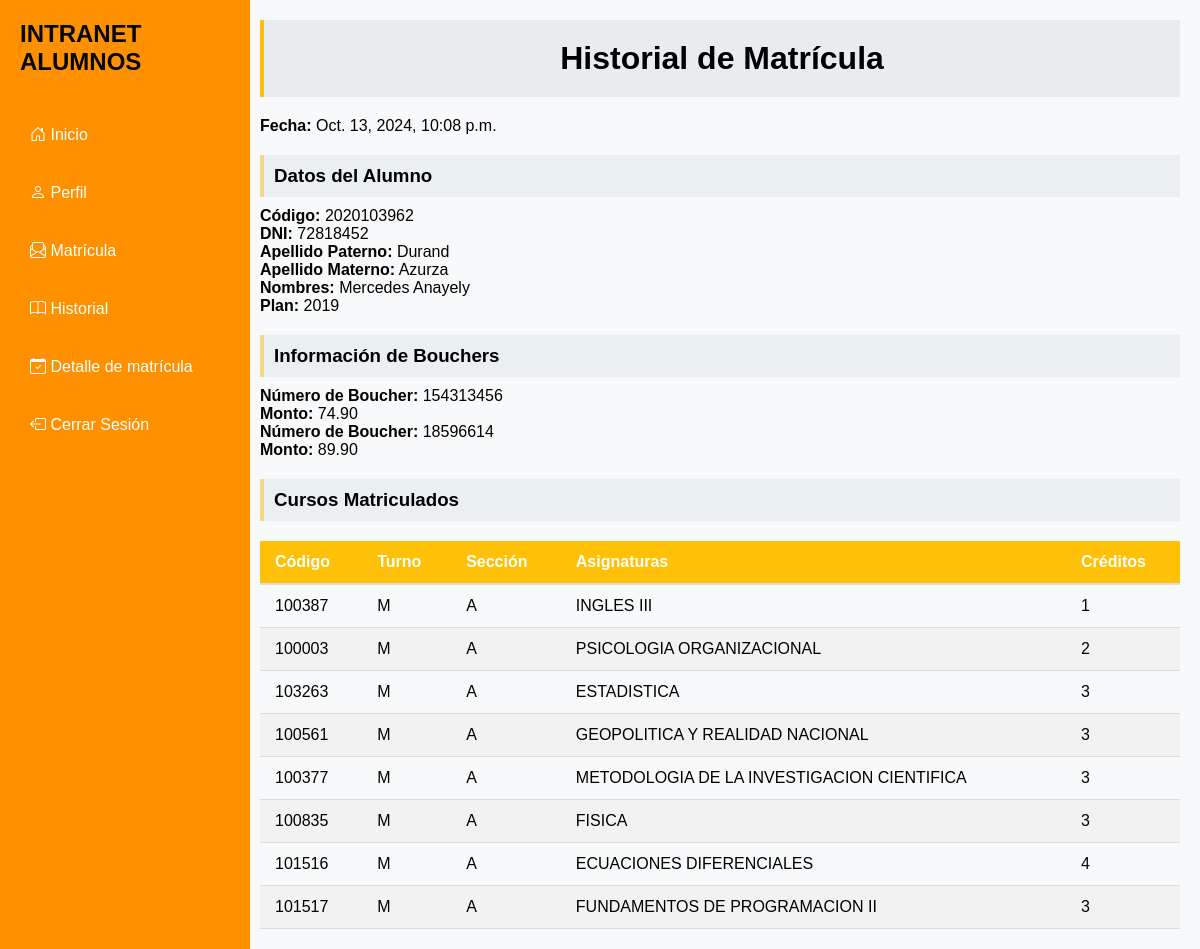
/historial/ (signed in), run on the app's committed database.
### App/models.py (models this page shows, shortened)
class Matricula(models.Model):
    id_matricula = models.AutoField(primary_key=True)
    alumno = models.ForeignKey(Alumno, on_delete=models.CASCADE)
    cursos = models.ManyToManyField(Curso)
    boucher = models.ManyToManyField(Boucher)
    plan = models.ForeignKey(Plan, on_delete=models.CASCADE)
    fecha_matricula = models.DateTimeField(default=timezone.now)
    estado = models.CharField(max_length=20, default='pendiente')
    mensaje_rechazo = models.TextField(blank=True, null=True)
    mensaje_aprobacion = models.TextField(blank=True, null=True)

class Alumno(models.Model):
    id_alumno = models.AutoField(primary_key=True)
    codigo = models.CharField(max_length=10, default=1)
    plan = models.ForeignKey(Plan, on_delete=models.CASCADE)
    nombres = models.CharField(max_length=100)
    apellido_paterno = models.CharField(max_length=100)
    apellido_materno = models.CharField(max_length=100)
    dni = models.CharField(max_length=8)
    correo = models.EmailField(max_length=100)
    celular = models.CharField(max_length=9)
    escuela = models.ForeignKey(Escuela, on_delete=models.CASCADE)
    anio = models.IntegerField(default=1)

class Plan (models.Model):
    id_plan = models.AutoField(primary_key=True)
    nombre_plan = models.CharField(max_length=100)
    def __str__(self):
        return self.nombre_plan

class Boucher(models.Model):
    id_boucher = models.AutoField(primary_key=True)
    alumno = models.ForeignKey(Alumno, on_delete=models.CASCADE)
    numero_boucher = models.CharField(max_length=50)
    monto = models.DecimalField(max_digits=10, decimal_places=2)

class Curso(models.Model):
    id = models.AutoField(primary_key=True)
    codigo = models.CharField(max_length=10)
    nombre_curso = models.CharField(max_length=100)
    semestre = models.IntegerField(default=1)
    creditos = models.IntegerField()
    turno = models.CharField(
        max_length=1,
        choices=[('M', 'M'), ('T', 'T'), ('N', 'N')]
    )
    seccion = models.CharField(max_length=1, choices=[('A', 'A'), ('B', 'B'), ('C', 'C')])
    prerrequisito = models.CharField(
        max_length=10,
        null=True,
        blank=True,
    )
    anio = models.IntegerField(default=1)
    cupos_disponibles = models.IntegerField(default=30)

### App/views.py (the view)
# urls.py: path('historial/', views.historial, name='historial'),
@login_required
@alumno_required
def historial(request):
    usuario = request.user
    try:
        alumno = get_object_or_404(Alumno, codigo=usuario.alumno.codigo)
        matricula = Matricula.objects.filter(alumno=alumno).latest('fecha_matricula')
    except Matricula.DoesNotExist:
        matricula = None
    context = {
        'alumno': alumno,
        'matricula': matricula,
        'cursos': matricula.cursos.all() if matricula else [],
        'bouchers': matricula.boucher.all() if matricula else []
    }
    return render(request, 'historial.html', context)

### App/templates/historial.html
{% extends 'base.html' %}
{% block content %}
  <div class="Historial_Matricula">
    <h1>Historial de Matrícula</h1>
    {% if matricula %}
      <div>
        <p><strong>Fecha:</strong>  {{ matricula.fecha_matricula }}</p>
      </div>
      <div>
        <h3>Datos del Alumno</h3>
        <p><strong>Código:</strong> {{ alumno.codigo }}</p>
        <p><strong>DNI:</strong> {{ alumno.dni }}</p>
        <p><strong>Apellido Paterno:</strong> {{ alumno.apellido_paterno }}</p>
        <p><strong>Apellido Materno:</strong> {{ alumno.apellido_materno }}</p>
        <p><strong>Nombres:</strong> {{ alumno.nombres }}</p>
        <p><strong>Plan:</strong> {{ alumno.plan }}</p>
      </div>
      {% if bouchers %}
      <div>
        <h3>Información de Bouchers</h3>
        <ul>
          {% for boucher in bouchers %}
            <li>
              <p><strong>Número de Boucher:</strong> {{ boucher.numero_boucher }}</p>
              <p><strong>Monto:</strong> {{ boucher.monto }}</p>
            </li>
          {% endfor %}
        </ul>
      </div>
      {% else %}
        <p>No hay información de boucher disponible.</p>
      {% endif %}
      <div>
        <h3>Cursos Matriculados</h3>
        {% if cursos %}
        <table class="tabla-canasta">
          <thead>
            <tr>
              <th>Código</th>
              <th>Turno</th>
              <th>Sección</th>
              <th>Asignaturas</th>
              <th>Créditos</th>
            </tr>
          </thead>
          <tbody>
            {% for curso in cursos %}
            <tr>
              <td>{{ curso.codigo }}</td>
              <td>{{ curso.turno }}</td>
              <td>{{ curso.seccion }}</td>
              <td>{{ curso.nombre_curso }}</td>
              <td>{{ curso.creditos }}</td>
            </tr>
            {% endfor %}
          </tbody>
        </table>
        {% else %}
        <p>No hay cursos matriculados.</p>
        {% endif %}
      </div>
    {% else %}
      <p>No hay matricula disponible.</p>
    {% endif %}
  </div>
{% endblock %}

### App/templates/base.html (style rules this page uses)
* { margin: 0; padding: 0; box-sizing: border-box; font-family: Arial, sans-serif; }
body { display: flex; min-height: 100vh; }
.Datos_Matricula h1, .Historial_Matricula h1 { background-color: #e9ecef; padding: 20px; border-left: 4px solid #ffc107; text-align: center; }
.Datos_Matricula h3, .Historial_Matricula h3 { background-color: #eaf0f2; padding: 10px; border-left: 4px solid #f4d883; margin-bottom: 10px; }
.Datos_Matricula, .Historial_Matricula { width: calc(100% - 240px); margin-left: 240px; margin-top: -20px; padding: 20px; display: flex; flex-direction: column; gap: 20px; }
.tabla-canasta { width: 100%; border-collapse: collapse; margin-top: 20px; }
.tabla-canasta th, .tabla-canasta td { padding: 12px 15px; text-align: left; }
.tabla-canasta thead { background-color: #ffc107; color: white; }
.tabla-canasta tbody tr:nth-child(even) { background-color: #f2f2f2; }
.tabla-canasta th { font-weight: bold; border-bottom: 2px solid #ddd; }
.tabla-canasta td { border-bottom: 1px solid #ddd; }

### data on the page
Matricula: fecha_matricula "Oct. 13, 2024, 10:08 p.m."
Alumno: codigo "2020103962", dni "72818452", apellido_paterno "Durand", apellido_materno "Azurza", nombres "Mercedes Anayely", plan "2019"
Boucher: numero_boucher "154313456", monto "74.90"
Boucher: numero_boucher "18596614", monto "89.90"
Curso: codigo "100387", turno "M", seccion "A", nombre_curso "INGLES III", creditos "1"
Curso: codigo "100003", turno "M", seccion "A", nombre_curso "PSICOLOGIA ORGANIZACIONAL", creditos "2"
Curso: codigo "103263", turno "M", seccion "A", nombre_curso "ESTADISTICA", creditos "3"
Curso: codigo "100561", turno "M", seccion "A", nombre_curso "GEOPOLITICA Y REALIDAD NACIONAL", creditos "3"
Curso: codigo "100377", turno "M", seccion "A", nombre_curso "METODOLOGIA DE LA INVESTIGACION CIENTIFICA", creditos "3"
Curso: codigo "100835", turno "M", seccion "A", nombre_curso "FISICA", creditos "3"
Curso: codigo "101516", turno "M", seccion "A", nombre_curso "ECUACIONES DIFERENCIALES", creditos "4"
Curso: codigo "101517", turno "M", seccion "A", nombre_curso "FUNDAMENTOS DE PROGRAMACION II", creditos "3"
